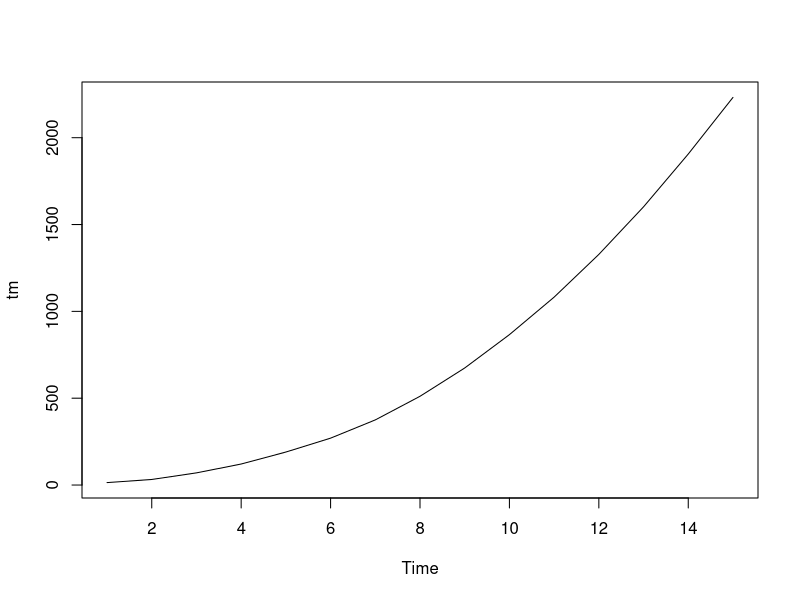
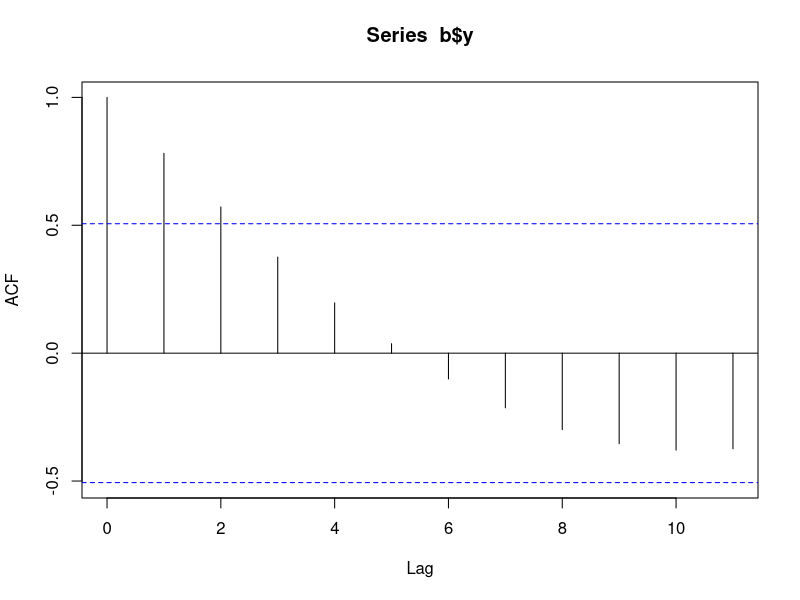
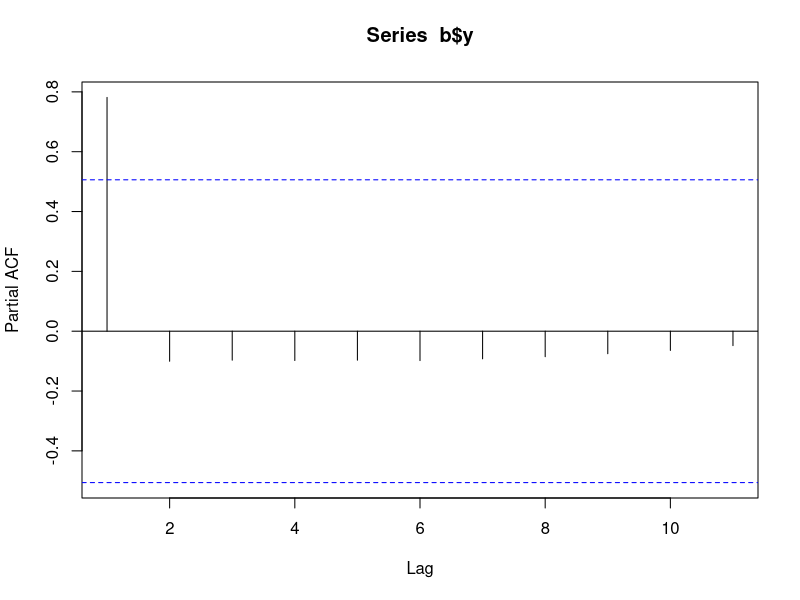
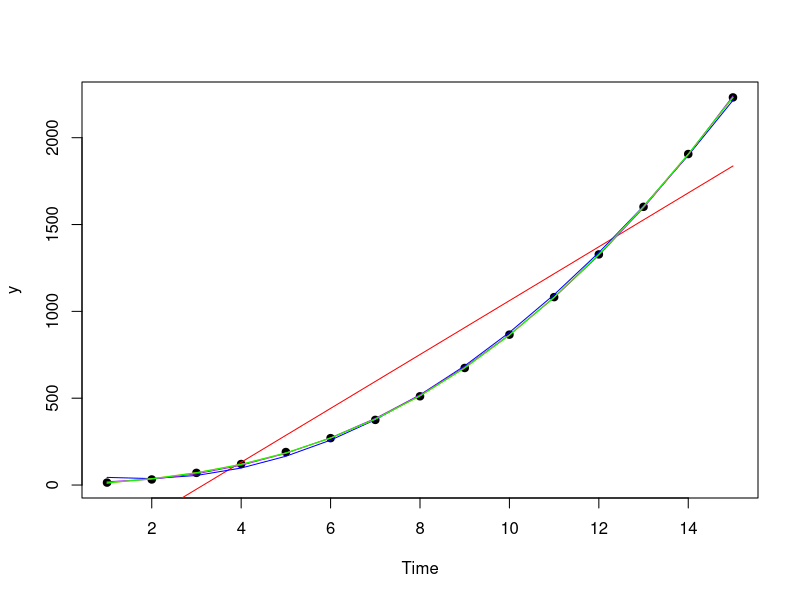
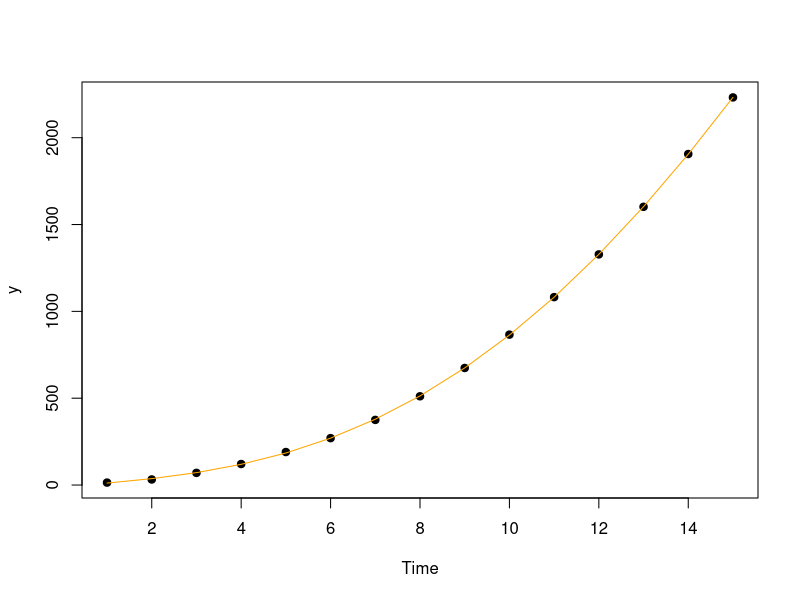
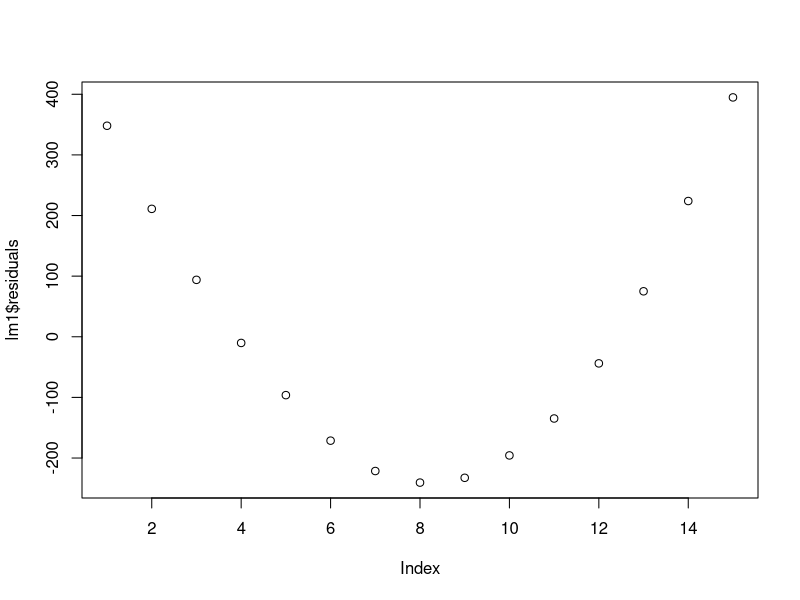
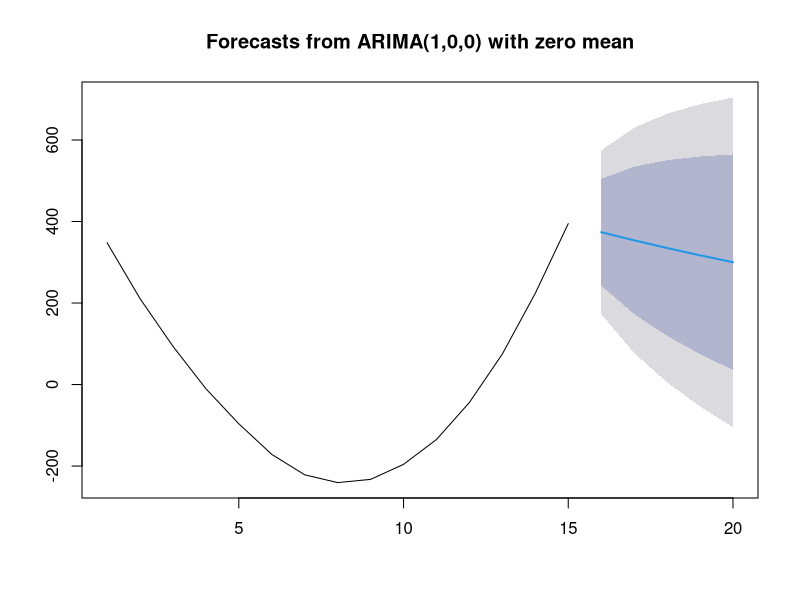

Write R code to recreate these figures, in order.
rm(list=ls())
set.seed(125)

#b = c(14,32,70,121,190,270,375, 511,674, 866,1082, 1328,1602, 1906,2232)

b = data.frame(x = 1:15, y = c(14,32,70,121,190,270,375, 511,674, 866,1082, 1328,1602, 1906,2232))
tm = ts(b$y)
print(tm)

plot(tm)

#check stationarity - if p<0.05 then null is rejected and alternate is accepted
acf(b$y) 
pacf(b$y)


library(tseries)
library(forecast)
adf.test(tm, k = 1) 
adf.test(tm, k = 4)
pp.test(tm)

lm1 = lm(b$y~b$x)
fit2 = lm(y~poly(x, degree = 2,raw = TRUE), data=b)
fit3 = lm(y~poly(x, degree = 3,raw = TRUE), data=b)
fit4 = lm(y~poly(x, degree = 4,raw = TRUE), data=b)
fit5 = lm(y~poly(x, degree = 5,raw = TRUE), data=b)
plot(b$x, b$y, pch=19, xlab='Time', ylab='y')

X = 1:15
lines(X, predict(lm1), col = 'red')
lines(X, predict(fit2), col = 'blue')
lines(X, predict(fit3), col = 'purple')
lines(X, predict(fit4), col = 'orange')
lines(X, predict(fit5), col = 'green')

summary(lm1)$adj.r.squared
summary(fit2)$adj.r.squared
summary(fit3)$adj.r.squared
summary(fit4)$adj.r.squared
summary(fit5)$adj.r.squared
plot(b$x, b$y, pch = 19, xlab = 'Time', ylab = 'y')
lines(X, predict(fit4), col = 'orange')

summary(lm1)
summary(fit2)
summary(fit3)

#lm
xgrid= seq(16,20,1)
ygrid=lm1$coefficients[1]+lm1$coefficients[2]*xgrid
ygrid1=fit2$coefficients[1]+fit2$coefficients[2]*xgrid+fit2$coefficients[3]*xgrid^2
ygrid2=fit3$coefficients[1]+fit3$coefficients[2]*xgrid+fit3$coefficients[3]*xgrid^2+fit3$coefficients[4]*xgrid^3
ygrid
ygrid1
ygrid2

#observed values : 2592, 2897, 3411, 3852, 4320


adf.test(lm1$residuals, k=1)
plot(lm1$residuals)
adf.test(lm1$residuals, k = 1) 
adf.test(lm1$residuals, k = 4)
pp.test(lm1$residuals)



library(forecast)
arima_model <- auto.arima(lm1$residuals)
summary(arima_model)
forecast_auto <- forecast(arima_model, h = 5)
plot(forecast_auto)
forecast_auto

#observed values : 2592, 2897, 3411, 3852, 4320



model <- Arima(b$y, order = c(1,1,1), method="ML") #ARIMA(1,1,1)
model
forecast_111 <- forecast(model, h = 5)
sum(forecast_111$residuals^2)

DES = holt(tm, h = 5)
sum(DES$residuals^2)
SES = HoltWinters(tm, alpha = 0.2, beta = FALSE, gamma = FALSE)

